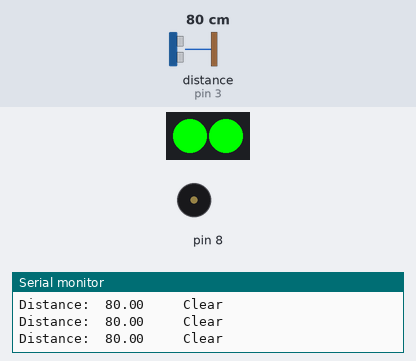
This sketch was run on a simulated Arduino Uno, built with avr-gcc and run on an emulated ATmega328P. Parts: 2 RGB LEDs in strip order, left to right, buzzer (waves = sounding), the last lines printed to the serial monitor. Inputs (shaded band) come from the test bench; at power-on: distance to the obstacle (sensor on pin 3) 80 cm.

Above: at 1.2 s.
1.3 s: distance to the obstacle (sensor on pin 3) set to 4 cm
At 1.8 s:
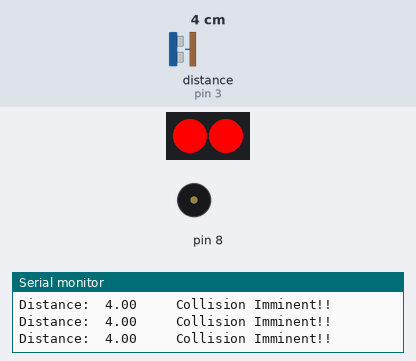
4.3 s: distance to the obstacle (sensor on pin 3) set to 6 cm
At 5.2 s:
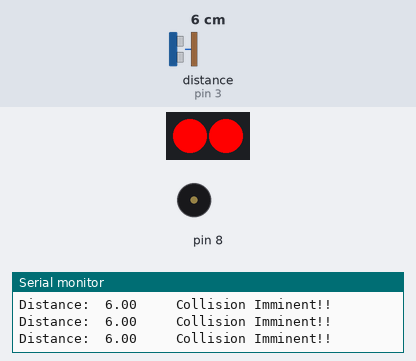
7.3 s: distance to the obstacle (sensor on pin 3) set to 9 cm
At 7.54 s:
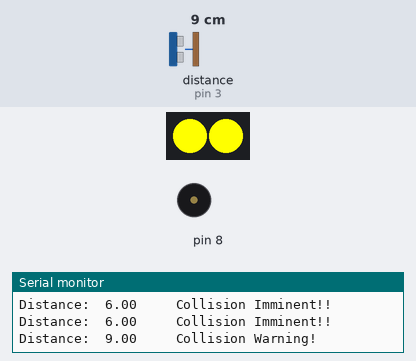
Timing chart, 0 to 16.3 s (numbered marks = the images above; inputs shaded):
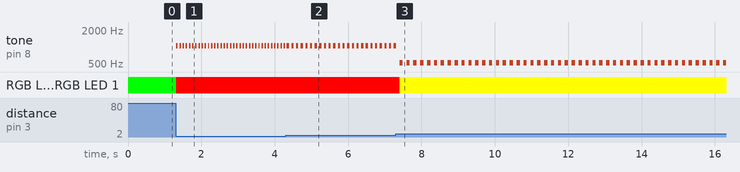

Measured:
- the behaviour switches between 7 and 8 cm on distance to the obstacle (sensor on pin 3) (found by bisection; images 2 and 3)
- after the input at 1.3 s, tone on pin 8: alternates 1047 Hz for 0.04 s and silent for 0.05 s, starting at once; RGB LED 0, RGB LED 1: RGB(0, 255, 0) → RGB(255, 0, 0) at once
- after the input at 4.3 s, tone on pin 8: alternates 1047 Hz for 0.06 s and silent for 0.07 s, starting after 0.16 s
- after the input at 7.3 s, tone on pin 8: alternates 523 Hz for 0.09 s and silent for 0.10 s, starting after 0.10 s; RGB LED 0, RGB LED 1: RGB(255, 0, 0) → RGB(255, 255, 0) after 0.10 s

The sketch:

mBot_collision_avoidance.ino
```cpp
/*
 * MakeBlock mBot
 * mCore control board (ATmega328) ~ Arduino Uno
 *
 * Collision avoidance:
 *
 * The ultrasonic sensor will measure the distance in front of the mBot.
 * The onboard RGB leds will change from green to yellow to red as the mBot nears an obstacle.
 * The onboard buzzer will play a tone in increasing periodicity and frequency as the mBot nears the obstacle.
 *
 * libraries:
 * MeMCore.h main mBot library
 *
 * drivers:
 * MeUltrasonicSensor.h to control the ultrasonic sensor module
 * MeRGBLed.h to control the two onboard WS2812 RGB Leds
 * MeBuzzer.h library to control the onboard buzzer
 */

#include <MeMCore.h>

MeUltrasonicSensor ultrasonic(3); //ultra sonic sensor connected to RJ25 port 3

MeRGBLed rgbLed(7, 2);  //MeRGBLed(port, led#): onboard rgb leds connected to D13 = port 7

MeBuzzer buzzer;

void setup(){
  //fill the LED color data to pixels_bak
  rgbLed.fillPixelsBak(0, 2, 1);

  Serial.begin(9600);

}

void loop(){

  Serial.print("Distance:  ");
  Serial.print(ultrasonic.distanceCm());

  if (ultrasonic.distanceCm() > 15){
    rgbLed.setColor(0,0,255,0);  //setColor(index, red, green, blue): index 0, all the LED will be lit
    rgbLed.show();

    buzzer.noTone();

    Serial.println("     Clear");
  }
  else if ((ultrasonic.distanceCm() < 15) && (ultrasonic.distanceCm() > 7)){
    rgbLed.setColor(0,255,255,0);
    rgbLed.show();

    buzzer.tone(523, 10*ultrasonic.distanceCm());  //523Hz = C_5
    delay(10*ultrasonic.distanceCm());

    Serial.println("     Collision Warning!");
  }
  else{
    rgbLed.setColor(0,255,0,0);
    rgbLed.show();

    buzzer.tone(1047, 10*ultrasonic.distanceCm()); //1047 = C_6
    delay(10*ultrasonic.distanceCm());

    Serial.println("     Collision Imminent!!");
  }

}
```
